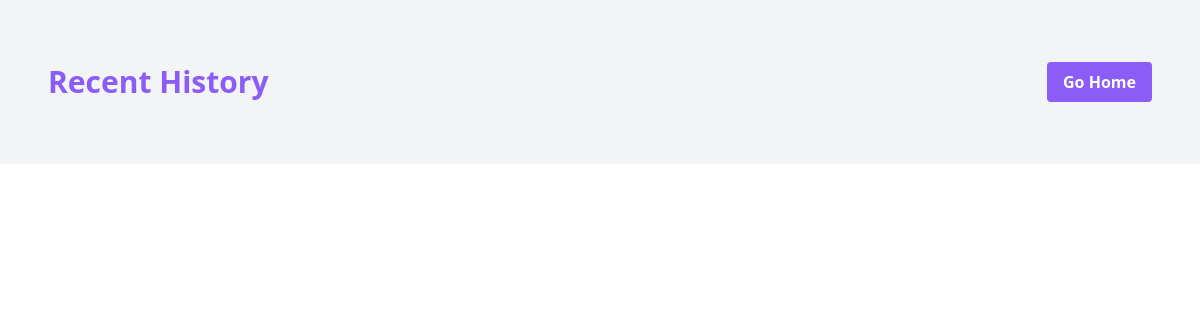
Page /history/ on the earlier database version.
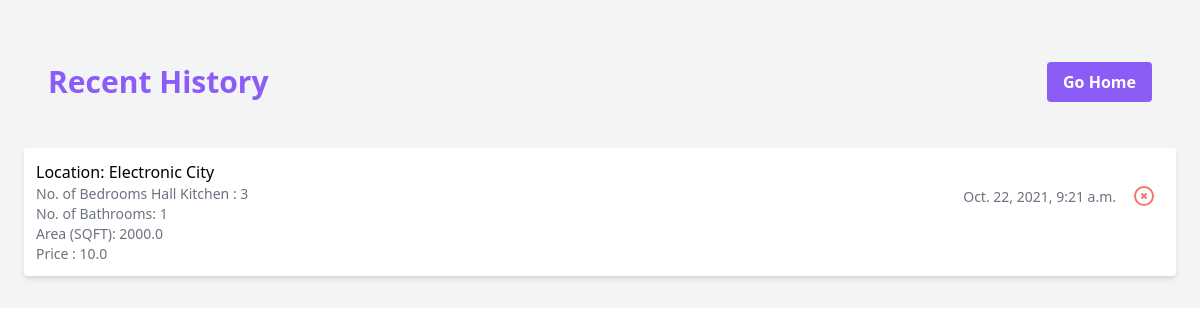
Same page on the later database version.
### home/models.py (models this page shows, shortened)
class History(models.Model):
    location = models.CharField(max_length=500, null=True)
    area = models.FloatField()
    bedrooms = models.IntegerField()
    bathroom = models.IntegerField()
    estimated_price = models.FloatField()
    date_created = models.DateTimeField(auto_now_add=True, null=True)

### home/views.py (the view)
# urls.py: path('history/',historyView,name='history'),
def historyView(request):
    history = History.objects.all().order_by('-id')
    context={
        'history':history
    }
    return render(request,'history.html',context)

### templates/history.html (shortened to what this page needs)
<!DOCTYPE html>
<html lang="en">
<head>
  <link href="https://unpkg.com/tailwindcss@^2/dist/tailwind.min.css" rel="stylesheet">
</head>
<body>
  <div class="p-6 bg-gray-100">
    <div class="p-6 bg-gray-100 flex items-center justify-between">
      <h1 class="text-3xl text-purple-500 font-bold py-4">Recent History</h1>
      <a href="{% url 'home' %}" class="text-center bg-purple-500 hover:bg-purple-700 text-white font-bold py-2 px-4 rounded">Go Home</a>
      </div>
    {% for  h in history %}
    <div class="shadow-md my-2 rounded bg-white overflow-hidden relative">
        <div class="p-3">
            <div class="block md:flex justify-between">
                <div>
                    <h3 class="font-medium">Location: {{h.location}}</h3>
                    <p class="text-sm text-gray-500">No. of Bedrooms Hall Kitchen : {{h.bedrooms}} </p>
                    <p class="text-sm text-gray-500">No. of Bathrooms: {{h.bathroom}} </p>
                    <p class="text-sm text-gray-500">Area (SQFT): {{h.area}} </p>
                    <p class="text-sm text-gray-500">Price : {{h.estimated_price}} </p>
                </div>
                <div class="flex mt-6">
                    <div class="mx-2">
                        <span class="text-sm text-gray-500">{{h.date_created}}</span>
                    </div>
                    <div class="mx-2">
                      <a class="text-sm text-red-400 "
                        href="{% url 'history_delete' h.id %}">
                        <svg xmlns="http://www.w3.org/2000/svg" class="h-6 w-6" fill="none" viewBox="0 0 24 24"
                        stroke="currentColor">
                        <path stroke-linecap="round" stroke-linejoin="round" stroke-width="2"
                            d="M10 14l2-2m0 0l2-2m-2 2l-2-2m2 2l2 2m7-2a9 9 0 11-18 0 9 9 0 0118 0z" />
                        </svg>
                      </a>
                  </div>
                </div>
            </div>
        </div>
    </div>
    {% endfor %}
  </div>
</body>
</html>

Differences in the rows shown:
added History: location "Electronic City", bedrooms "3", bathroom "1", area "2000.0", estimated_price "10.0", date_created "Oct. 22, 2021, 9:21 a.m."
